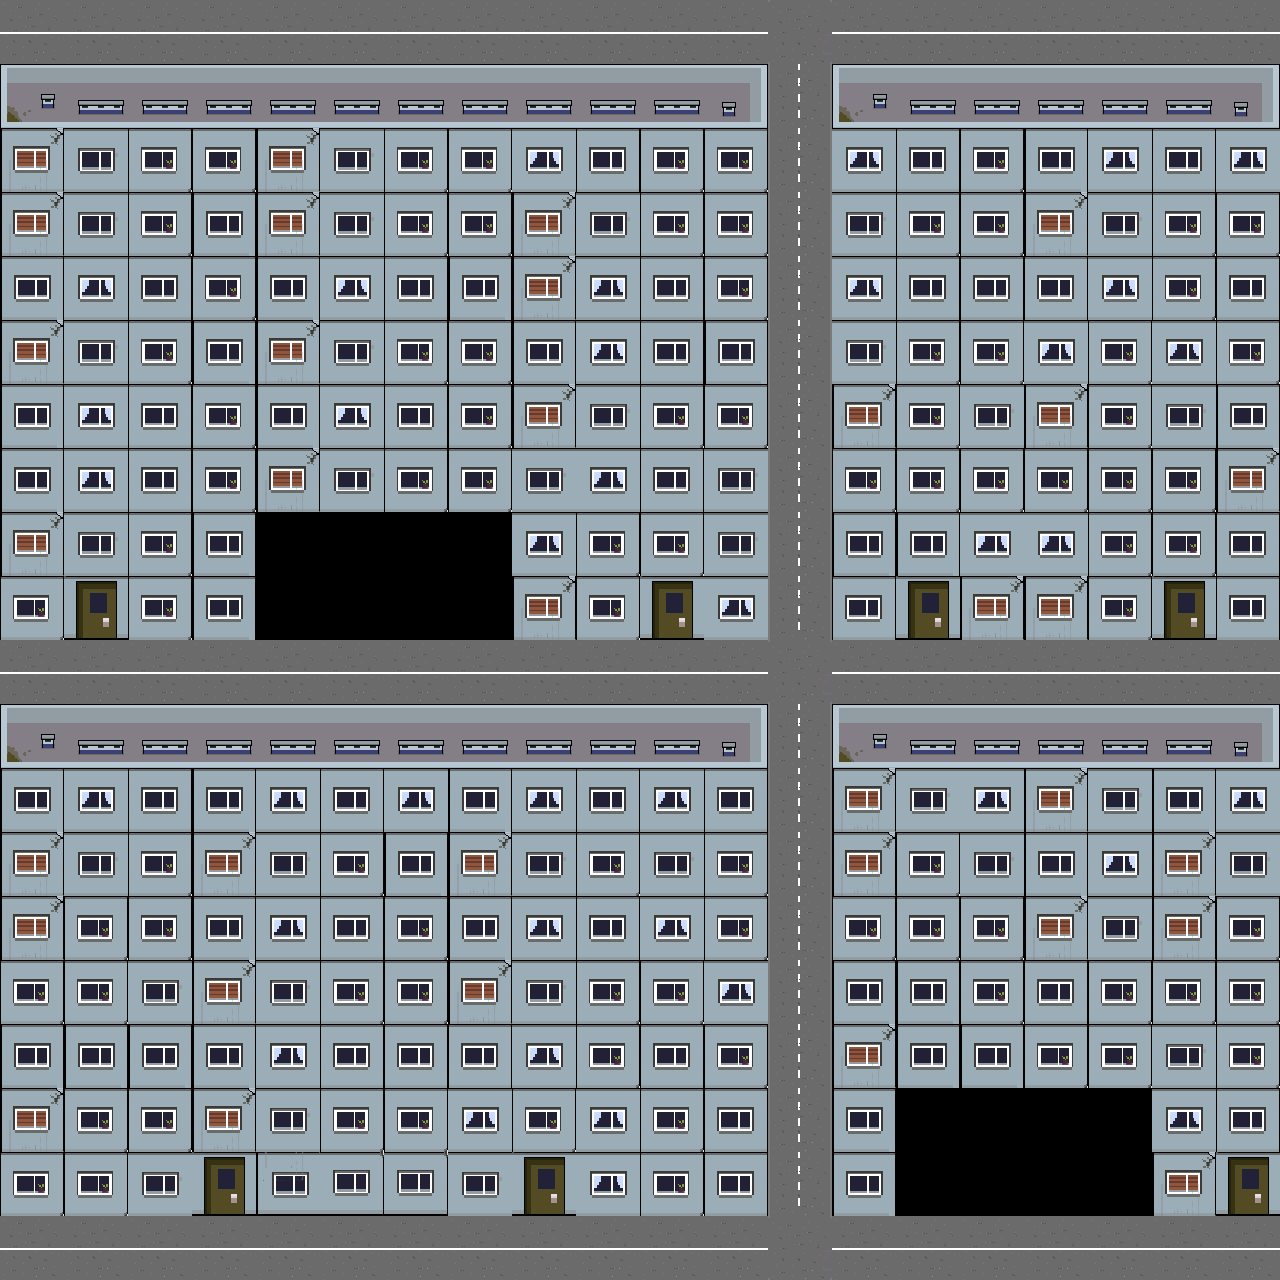

This game map was drawn from its Tiled (.tmx) file and the tilesets committed beside it. A one-line description and the full map source follow:
An orthogonal 20x20 tile map with 64x64 px tiles, 1 tile layer (Tile Layer 1).

<map version="1.10" tiledversion="1.10.0" orientation="orthogonal" renderorder="right-down" width="20" height="20" tilewidth="64" tileheight="64" infinite="0" nextlayerid="2" nextobjectid="1">
 <tileset firstgid="1" source="city_and_inside.tsx" />
 <layer id="1" name="Tile Layer 1" width="20" height="20">
  <data encoding="csv">
9,9,9,9,9,9,9,9,9,9,9,9,20,9,9,9,9,9,9,9,
10,11,11,11,11,11,11,11,11,11,11,12,14,10,11,11,11,11,11,12,
22,23,24,24,22,23,24,24,17,18,24,24,14,17,18,24,16,17,18,17,
22,23,24,16,22,23,24,24,22,23,24,24,14,23,24,24,22,23,24,24,
16,17,18,24,16,17,18,16,22,17,18,24,14,17,18,18,18,17,24,18,
22,23,24,16,22,23,24,24,16,17,18,16,14,23,24,24,17,24,17,24,
16,17,18,24,16,17,18,24,22,23,24,24,14,22,24,23,22,24,23,16,
16,17,18,24,22,23,24,24,23,17,18,23,14,24,24,24,24,24,24,22,
22,23,24,16,31,32,33,34,17,24,24,23,14,16,16,17,17,24,24,18,
24,29,24,16,37,38,39,40,22,24,29,17,14,18,29,22,22,24,29,18,
9,9,9,9,9,9,9,9,9,9,9,9,20,9,9,9,9,9,9,9,
10,11,11,11,11,11,11,11,11,11,11,12,14,10,11,11,11,11,11,12,
16,17,18,16,17,18,17,16,17,18,17,18,14,22,23,17,22,23,16,17,
22,23,24,22,23,24,16,22,23,24,23,24,14,22,24,23,16,17,22,23,
22,24,24,16,17,18,24,16,17,18,17,24,14,24,24,24,22,23,22,24,
24,24,23,22,23,24,24,22,23,24,24,17,14,16,16,24,18,24,24,24,
16,16,16,16,17,18,18,18,17,24,18,24,14,22,16,16,24,24,23,24,
22,24,24,22,23,24,24,17,24,17,24,18,14,16,31,32,33,34,17,18,
24,24,23,29,28,30,30,23,29,17,24,18,14,16,37,38,39,40,22,29,
9,9,9,9,9,9,9,9,9,9,9,9,20,9,9,9,9,9,9,9
</data>
 </layer>
</map>